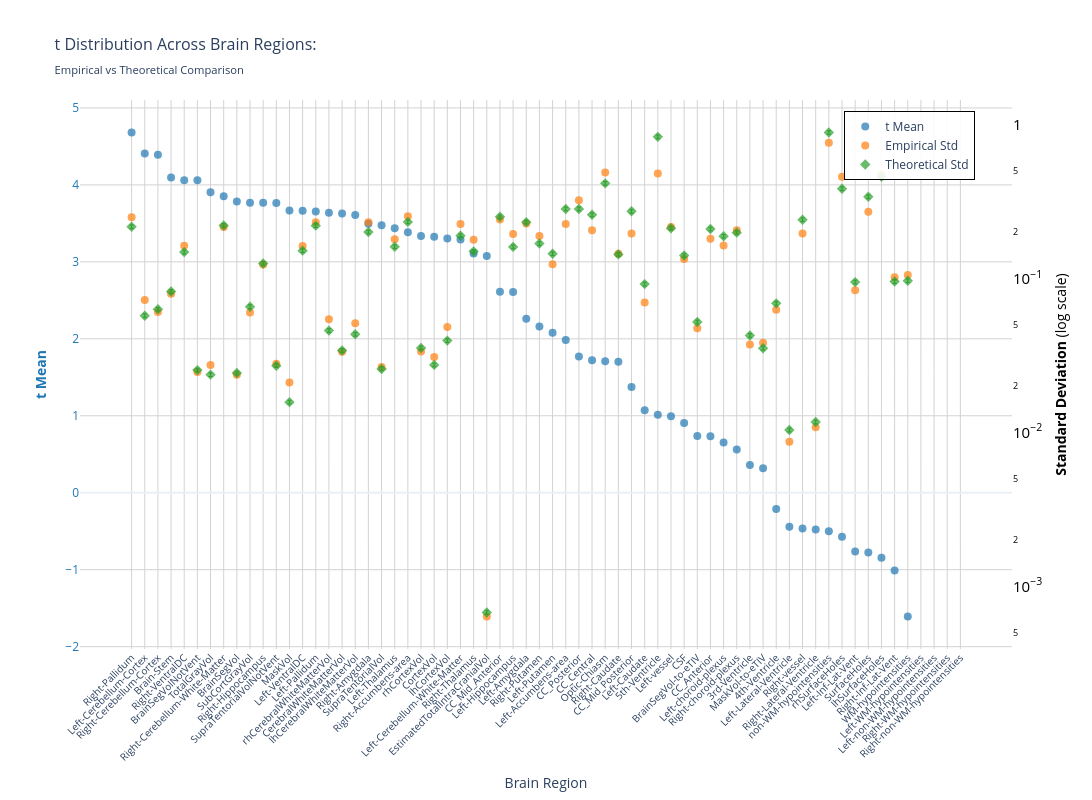
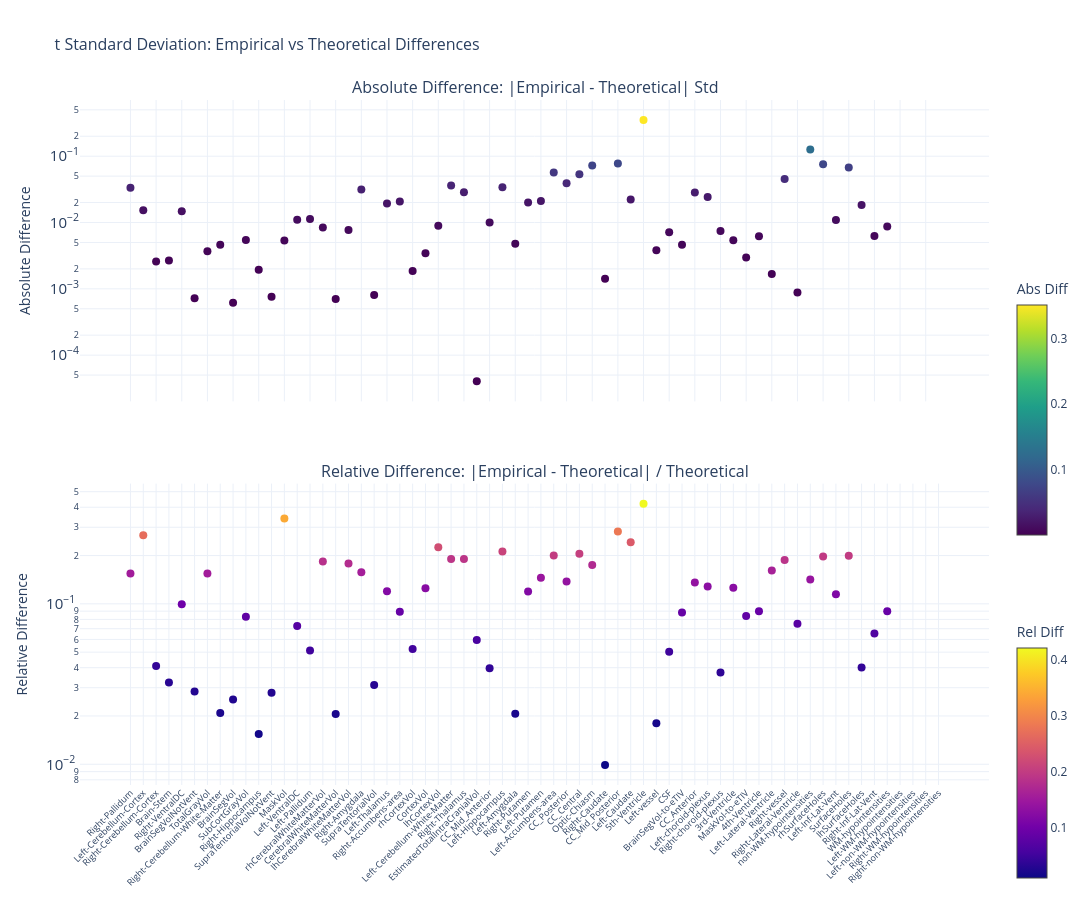

These figures' notebook cell, in order:
### Markdown cell above
### t-statistic

### Code cell
nu_nav = df_npvr[(df_npvr["timepoint"] == "baseline") & (df_npvr["group"] == "HC-PD")]
data_path = stats_dir / f"student_baseline_{METRIC}.parquet"
df, stats = get_test_stats(
    data_path,
    stat_functions_F,
    nu_nav,
    hemisphere=False,
    study="baseline",
    raw_values=True,
)
show_figure(stats, hemisphere=False, stat_name="t", study="baseline", metric=METRIC)

### Figure 1 — Plotly figure (JSON) as saved in the notebook; plotly's stock layout.template omitted (floating-point values rounded to 4 significant figures)
{"data": [{"hovertemplate": "<b>%{x}</b><br>Mean t: %{y:.2f}<br><extra></extra>", "marker": {"color": "#1f77b4", "opacity": 0.7, "size": 8}, "mode": "markers", "name": "t Mean", "type": "scatter", "x": ["Right-Pallidum", "Left-Cerebellum-Cortex", "Right-Cerebellum-Cortex", "Brain-Stem", "Right-VentralDC", "BrainSegVolNotVent", "TotalGrayVol", "Right-Cerebellum-White-Matter", "BrainSegVol", "SubCortGrayVol", "Right-Hippocampus", "SupraTentorialVolNotVent", "MaskVol", "Left-VentralDC", "Left-Pallidum", "rhCerebralWhiteMatterVol", "CerebralWhiteMatterVol", "lhCerebralWhiteMatterVol", "Right-Amygdala", "SupraTentorialVol", "Left-Thalamus", "Right-Accumbens-area", "rhCortexVol", "CortexVol", "lhCortexVol", "Left-Cerebellum-White-Matter", "Right-Thalamus", "EstimatedTotalIntraCranialVol", "CC_Mid_Anterior", "Left-Hippocampus", "Left-Amygdala", "Right-Putamen", "Left-Putamen", "Left-Accumbens-area", "CC_Posterior", "CC_Central", "Optic-Chiasm", "Right-Caudate", "CC_Mid_Posterior", "Left-Caudate", "5th-Ventricle", "Left-vessel", "CSF", "BrainSegVol-to-eTIV", "CC_Anterior", "Left-choroid-plexus", "Right-choroid-plexus", "3rd-Ventricle", "MaskVol-to-eTIV", "4th-Ventricle", "Left-Lateral-Ventricle", "Right-vessel", "Right-Lateral-Ventricle", "non-WM-hypointensities", "rhSurfaceHoles", "Left-Inf-Lat-Vent", "SurfaceHoles", "lhSurfaceHoles", "Right-Inf-Lat-Vent", "WM-hypointensities", "Left-WM-hypointensities", "Left-non-WM-hypointensities", "Right-WM-hypointensities", "Right-non-WM-hypointensities"], "y": [4.682, 4.408, 4.391, 4.098, 4.061, 4.06, 3.904, 3.853, 3.783, 3.768, 3.767, 3.765, 3.666, 3.665, 3.656, 3.637, 3.629, 3.61, 3.495, 3.475, 3.437, 3.385, 3.337, 3.327, 3.302, 3.29, 3.108, 3.076, 2.613, 2.609, 2.262, 2.16, 2.079, 1.986, 1.769, 1.721, 1.709, 1.701, 1.374, 1.073, 1.012, 0.9925, 0.9049, 0.7365, 0.7345, 0.6515, 0.5604, 0.3604, 0.317, -0.2127, -0.4431, -0.4659, -0.4771, -0.4994, -0.5722, -0.764, -0.7766, -0.8459, -1.011, -1.609, NaN, NaN, NaN, NaN], "yaxis": "y"}, {"hovertemplate": "<b>%{x}</b><br>Empirical Std: %{y:.3f}<br><extra></extra>", "marker": {"color": "#ff7f0e", "opacity": 0.7, "size": 8, "symbol": "circle"}, "mode": "markers", "name": "Empirical Std", "type": "scatter", "x": ["Right-Pallidum", "Left-Cerebellum-Cortex", "Right-Cerebellum-Cortex", "Brain-Stem", "Right-VentralDC", "BrainSegVolNotVent", "TotalGrayVol", "Right-Cerebellum-White-Matter", "BrainSegVol", "SubCortGrayVol", "Right-Hippocampus", "SupraTentorialVolNotVent", "MaskVol", "Left-VentralDC", "Left-Pallidum", "rhCerebralWhiteMatterVol", "CerebralWhiteMatterVol", "lhCerebralWhiteMatterVol", "Right-Amygdala", "SupraTentorialVol", "Left-Thalamus", "Right-Accumbens-area", "rhCortexVol", "CortexVol", "lhCortexVol", "Left-Cerebellum-White-Matter", "Right-Thalamus", "EstimatedTotalIntraCranialVol", "CC_Mid_Anterior", "Left-Hippocampus", "Left-Amygdala", "Right-Putamen", "Left-Putamen", "Left-Accumbens-area", "CC_Posterior", "CC_Central", "Optic-Chiasm", "Right-Caudate", "CC_Mid_Posterior", "Left-Caudate", "5th-Ventricle", "Left-vessel", "CSF", "BrainSegVol-to-eTIV", "CC_Anterior", "Left-choroid-plexus", "Right-choroid-plexus", "3rd-Ventricle", "MaskVol-to-eTIV", "4th-Ventricle", "Left-Lateral-Ventricle", "Right-vessel", "Right-Lateral-Ventricle", "non-WM-hypointensities", "rhSurfaceHoles", "Left-Inf-Lat-Vent", "SurfaceHoles", "lhSurfaceHoles", "Right-Inf-Lat-Vent", "WM-hypointensities", "Left-WM-hypointensities", "Left-non-WM-hypointensities", "Right-WM-hypointensities", "Right-non-WM-hypointensities"], "y": [0.2505, 0.07269, 0.06064, 0.07972, 0.1633, 0.02471, 0.02743, 0.2166, 0.02371, 0.06019, 0.1233, 0.02792, 0.0211, 0.1628, 0.2319, 0.05435, 0.03342, 0.0512, 0.2323, 0.02668, 0.1803, 0.2542, 0.03356, 0.03091, 0.04843, 0.2259, 0.1787, 0.0006372, 0.2422, 0.1946, 0.2277, 0.1888, 0.1239, 0.2264, 0.3223, 0.2063, 0.4878, 0.1449, 0.1961, 0.06977, 0.4821, 0.2163, 0.134, 0.04762, 0.1813, 0.164, 0.2062, 0.03732, 0.03825, 0.06279, 0.008701, 0.1959, 0.01082, 0.7633, 0.4587, 0.08396, 0.272, 0.4767, 0.1018, 0.1054, NaN, NaN, NaN, NaN], "yaxis": "y2"}, {"error_y": {"array": [0.00608, 0.001606, 0.001772, 0.002308, 0.004161, 0.0007126, 0.0006655, 0.006198, 0.0006817, 0.001839, 0.00351, 0.0007611, 0.0004412, 0.004252, 0.006182, 0.001287, 0.0009561, 0.001218, 0.005625, 0.0007249, 0.004511, 0.006538, 0.0009921, 0.0007698, 0.001107, 0.005315, 0.004208, 1.898e-05, 0.007066, 0.004499, 0.006513, 0.004727, 0.004062, 0.007931, 0.007937, 0.007271, 0.01164, 0.00402, 0.007661, 0.002579, 0.02333, 0.005952, 0.003952, 0.001463, 0.005878, 0.005271, 0.005569, 0.001196, 0.0009885, 0.001933, 0.0002906, 0.006759, 0.0003278, 0.02492, 0.01074, 0.002658, 0.009516, 0.01284, 0.002679, 0.00271, NaN, NaN, NaN, NaN], "arrayminus": [0.005911, 0.001562, 0.001723, 0.002244, 0.004046, 0.0006929, 0.0006471, 0.006027, 0.0006628, 0.001788, 0.003413, 0.00074, 0.000429, 0.004134, 0.006011, 0.001251, 0.0009296, 0.001184, 0.005469, 0.0007048, 0.004386, 0.006357, 0.0009646, 0.0007485, 0.001077, 0.005168, 0.004091, 1.846e-05, 0.00687, 0.004375, 0.006333, 0.004596, 0.003949, 0.007711, 0.007717, 0.00707, 0.01131, 0.003908, 0.007449, 0.002507, 0.02268, 0.005787, 0.003843, 0.001423, 0.005715, 0.005125, 0.005415, 0.001163, 0.0009611, 0.00188, 0.0002826, 0.006571, 0.0003187, 0.02423, 0.01044, 0.002584, 0.009252, 0.01248, 0.002604, 0.002635, NaN, NaN, NaN, NaN], "color": "#2ca02c", "thickness": 1, "type": "data", "visible": true, "width": 2}, "hovertemplate": "<b>%{x}</b><br>Theoretical Std: %{y:.3f}<br><extra></extra>", "marker": {"color": "#2ca02c", "opacity": 0.7, "size": 8, "symbol": "diamond"}, "mode": "markers", "name": "Theoretical Std", "type": "scatter", "x": ["Right-Pallidum", "Left-Cerebellum-Cortex", "Right-Cerebellum-Cortex", "Brain-Stem", "Right-VentralDC", "BrainSegVolNotVent", "TotalGrayVol", "Right-Cerebellum-White-Matter", "BrainSegVol", "SubCortGrayVol", "Right-Hippocampus", "SupraTentorialVolNotVent", "MaskVol", "Left-VentralDC", "Left-Pallidum", "rhCerebralWhiteMatterVol", "CerebralWhiteMatterVol", "lhCerebralWhiteMatterVol", "Right-Amygdala", "SupraTentorialVol", "Left-Thalamus", "Right-Accumbens-area", "rhCortexVol", "CortexVol", "lhCortexVol", "Left-Cerebellum-White-Matter", "Right-Thalamus", "EstimatedTotalIntraCranialVol", "CC_Mid_Anterior", "Left-Hippocampus", "Left-Amygdala", "Right-Putamen", "Left-Putamen", "Left-Accumbens-area", "CC_Posterior", "CC_Central", "Optic-Chiasm", "Right-Caudate", "CC_Mid_Posterior", "Left-Caudate", "5th-Ventricle", "Left-vessel", "CSF", "BrainSegVol-to-eTIV", "CC_Anterior", "Left-choroid-plexus", "Right-choroid-plexus", "3rd-Ventricle", "MaskVol-to-eTIV", "4th-Ventricle", "Left-Lateral-Ventricle", "Right-vessel", "Right-Lateral-Ventricle", "non-WM-hypointensities", "rhSurfaceHoles", "Left-Inf-Lat-Vent", "SurfaceHoles", "lhSurfaceHoles", "Right-Inf-Lat-Vent", "WM-hypointensities", "Left-WM-hypointensities", "Left-non-WM-hypointensities", "Right-WM-hypointensities", "Right-non-WM-hypointensities"], "y": [0.217, 0.05734, 0.06323, 0.08238, 0.1485, 0.02543, 0.02375, 0.2212, 0.02433, 0.06564, 0.1253, 0.02717, 0.01575, 0.1518, 0.2207, 0.04592, 0.03412, 0.04346, 0.2008, 0.02587, 0.161, 0.2334, 0.03541, 0.02748, 0.03952, 0.1897, 0.1502, 0.0006775, 0.2522, 0.1606, 0.2325, 0.1687, 0.145, 0.2831, 0.2833, 0.2595, 0.4153, 0.1435, 0.2734, 0.09203, 0.8326, 0.2124, 0.1411, 0.05223, 0.2098, 0.1881, 0.1988, 0.0427, 0.03528, 0.069, 0.01037, 0.2412, 0.0117, 0.8895, 0.3832, 0.09487, 0.3396, 0.4583, 0.0956, 0.09673, NaN, NaN, NaN, NaN], "yaxis": "y2"}], "layout": {"height": 800, "hovermode": "x", "legend": {"bgcolor": "rgba(255, 255, 255, 0.9)", "bordercolor": "black", "borderwidth": 1, "font": {"size": 12}, "orientation": "v", "x": 0.82, "y": 0.98}, "title": {"font": {"size": 16}, "text": "t Distribution Across Brain Regions:<br><sub>Empirical vs Theoretical Comparison</sub>"}, "width": 1400, "xaxis": {"gridcolor": "lightgray", "showgrid": true, "tickangle": -45, "tickfont": {"size": 10}, "title": {"text": "Brain Region"}}, "yaxis": {"gridcolor": "lightgray", "showgrid": true, "side": "left", "tickfont": {"color": "#1f77b4"}, "title": {"font": {"color": "#1f77b4"}, "text": "<b>t Mean</b>"}}, "yaxis2": {"exponentformat": "power", "overlaying": "y", "showgrid": false, "side": "right", "tickfont": {"color": "black"}, "title": {"font": {"color": "black"}, "text": "<b>Standard Deviation</b> (log scale)"}, "type": "log"}}}

### Figure 2 — Plotly figure (JSON) as saved in the notebook; plotly's stock layout.template omitted (floating-point values rounded to 4 significant figures)
{"data": [{"hovertemplate": "<b>%{x}</b><br>Abs Diff: %{y:.4f}<br><extra></extra>", "marker": {"color": [0.03352, 0.01535, 0.002587, 0.002662, 0.01474, 0.0007237, 0.003676, 0.004625, 0.0006175, 0.005449, 0.001938, 0.0007573, 0.005355, 0.01102, 0.01127, 0.008433, 0.000701, 0.00774, 0.03159, 0.0008057, 0.01932, 0.02082, 0.001851, 0.003435, 0.008905, 0.03615, 0.02856, 4.026e-05, 0.01001, 0.03398, 0.004792, 0.0201, 0.02104, 0.05669, 0.03899, 0.0532, 0.07245, 0.001421, 0.07732, 0.02226, 0.3505, 0.003832, 0.007101, 0.004611, 0.02846, 0.02414, 0.007422, 0.005378, 0.002967, 0.006204, 0.001672, 0.0453, 0.0008793, 0.1262, 0.07545, 0.0109, 0.06768, 0.01839, 0.006245, 0.008704, NaN, NaN, NaN, NaN], "colorbar": {"len": 0.4, "title": {"text": "Abs Diff"}, "y": 0.75, "yanchor": "top"}, "colorscale": [[0.0, "#440154"], [0.1111, "#482878"], [0.2222, "#3e4989"], [0.3333, "#31688e"], [0.4444, "#26828e"], [0.5556, "#1f9e89"], [0.6667, "#35b779"], [0.7778, "#6ece58"], [0.8889, "#b5de2b"], [1.0, "#fde725"]], "showscale": true, "size": 8}, "mode": "markers", "name": "Absolute", "type": "scatter", "x": ["Right-Pallidum", "Left-Cerebellum-Cortex", "Right-Cerebellum-Cortex", "Brain-Stem", "Right-VentralDC", "BrainSegVolNotVent", "TotalGrayVol", "Right-Cerebellum-White-Matter", "BrainSegVol", "SubCortGrayVol", "Right-Hippocampus", "SupraTentorialVolNotVent", "MaskVol", "Left-VentralDC", "Left-Pallidum", "rhCerebralWhiteMatterVol", "CerebralWhiteMatterVol", "lhCerebralWhiteMatterVol", "Right-Amygdala", "SupraTentorialVol", "Left-Thalamus", "Right-Accumbens-area", "rhCortexVol", "CortexVol", "lhCortexVol", "Left-Cerebellum-White-Matter", "Right-Thalamus", "EstimatedTotalIntraCranialVol", "CC_Mid_Anterior", "Left-Hippocampus", "Left-Amygdala", "Right-Putamen", "Left-Putamen", "Left-Accumbens-area", "CC_Posterior", "CC_Central", "Optic-Chiasm", "Right-Caudate", "CC_Mid_Posterior", "Left-Caudate", "5th-Ventricle", "Left-vessel", "CSF", "BrainSegVol-to-eTIV", "CC_Anterior", "Left-choroid-plexus", "Right-choroid-plexus", "3rd-Ventricle", "MaskVol-to-eTIV", "4th-Ventricle", "Left-Lateral-Ventricle", "Right-vessel", "Right-Lateral-Ventricle", "non-WM-hypointensities", "rhSurfaceHoles", "Left-Inf-Lat-Vent", "SurfaceHoles", "lhSurfaceHoles", "Right-Inf-Lat-Vent", "WM-hypointensities", "Left-WM-hypointensities", "Left-non-WM-hypointensities", "Right-WM-hypointensities", "Right-non-WM-hypointensities"], "xaxis": "x", "y": [0.03352, 0.01535, 0.002587, 0.002662, 0.01474, 0.0007237, 0.003676, 0.004625, 0.0006175, 0.005449, 0.001938, 0.0007573, 0.005355, 0.01102, 0.01127, 0.008433, 0.000701, 0.00774, 0.03159, 0.0008057, 0.01932, 0.02082, 0.001851, 0.003435, 0.008905, 0.03615, 0.02856, 4.026e-05, 0.01001, 0.03398, 0.004792, 0.0201, 0.02104, 0.05669, 0.03899, 0.0532, 0.07245, 0.001421, 0.07732, 0.02226, 0.3505, 0.003832, 0.007101, 0.004611, 0.02846, 0.02414, 0.007422, 0.005378, 0.002967, 0.006204, 0.001672, 0.0453, 0.0008793, 0.1262, 0.07545, 0.0109, 0.06768, 0.01839, 0.006245, 0.008704, NaN, NaN, NaN, NaN], "yaxis": "y"}, {"hovertemplate": "<b>%{x}</b><br>Rel Diff: %{y:.2%}<br><extra></extra>", "marker": {"color": [0.1545, 0.2677, 0.04091, 0.03231, 0.09926, 0.02845, 0.1548, 0.0209, 0.02538, 0.08301, 0.01547, 0.02788, 0.34, 0.07264, 0.0511, 0.1836, 0.02054, 0.1781, 0.1574, 0.03114, 0.12, 0.08923, 0.05228, 0.125, 0.2253, 0.1906, 0.1902, 0.05943, 0.0397, 0.2116, 0.02061, 0.1192, 0.1451, 0.2003, 0.1376, 0.205, 0.1744, 0.009906, 0.2828, 0.2419, 0.421, 0.01804, 0.05034, 0.08828, 0.1357, 0.1283, 0.03734, 0.1259, 0.0841, 0.08992, 0.1612, 0.1878, 0.07516, 0.1418, 0.1969, 0.1149, 0.1993, 0.04013, 0.06532, 0.08998, NaN, NaN, NaN, NaN], "colorbar": {"len": 0.4, "title": {"text": "Rel Diff"}, "y": 0.25, "yanchor": "top"}, "colorscale": [[0.0, "#0d0887"], [0.1111, "#46039f"], [0.2222, "#7201a8"], [0.3333, "#9c179e"], [0.4444, "#bd3786"], [0.5556, "#d8576b"], [0.6667, "#ed7953"], [0.7778, "#fb9f3a"], [0.8889, "#fdca26"], [1.0, "#f0f921"]], "showscale": true, "size": 8}, "mode": "markers", "name": "Relative", "type": "scatter", "x": ["Right-Pallidum", "Left-Cerebellum-Cortex", "Right-Cerebellum-Cortex", "Brain-Stem", "Right-VentralDC", "BrainSegVolNotVent", "TotalGrayVol", "Right-Cerebellum-White-Matter", "BrainSegVol", "SubCortGrayVol", "Right-Hippocampus", "SupraTentorialVolNotVent", "MaskVol", "Left-VentralDC", "Left-Pallidum", "rhCerebralWhiteMatterVol", "CerebralWhiteMatterVol", "lhCerebralWhiteMatterVol", "Right-Amygdala", "SupraTentorialVol", "Left-Thalamus", "Right-Accumbens-area", "rhCortexVol", "CortexVol", "lhCortexVol", "Left-Cerebellum-White-Matter", "Right-Thalamus", "EstimatedTotalIntraCranialVol", "CC_Mid_Anterior", "Left-Hippocampus", "Left-Amygdala", "Right-Putamen", "Left-Putamen", "Left-Accumbens-area", "CC_Posterior", "CC_Central", "Optic-Chiasm", "Right-Caudate", "CC_Mid_Posterior", "Left-Caudate", "5th-Ventricle", "Left-vessel", "CSF", "BrainSegVol-to-eTIV", "CC_Anterior", "Left-choroid-plexus", "Right-choroid-plexus", "3rd-Ventricle", "MaskVol-to-eTIV", "4th-Ventricle", "Left-Lateral-Ventricle", "Right-vessel", "Right-Lateral-Ventricle", "non-WM-hypointensities", "rhSurfaceHoles", "Left-Inf-Lat-Vent", "SurfaceHoles", "lhSurfaceHoles", "Right-Inf-Lat-Vent", "WM-hypointensities", "Left-WM-hypointensities", "Left-non-WM-hypointensities", "Right-WM-hypointensities", "Right-non-WM-hypointensities"], "xaxis": "x2", "y": [0.1545, 0.2677, 0.04091, 0.03231, 0.09926, 0.02845, 0.1548, 0.0209, 0.02538, 0.08301, 0.01547, 0.02788, 0.34, 0.07264, 0.0511, 0.1836, 0.02054, 0.1781, 0.1574, 0.03114, 0.12, 0.08923, 0.05228, 0.125, 0.2253, 0.1906, 0.1902, 0.05943, 0.0397, 0.2116, 0.02061, 0.1192, 0.1451, 0.2003, 0.1376, 0.205, 0.1744, 0.009906, 0.2828, 0.2419, 0.421, 0.01804, 0.05034, 0.08828, 0.1357, 0.1283, 0.03734, 0.1259, 0.0841, 0.08992, 0.1612, 0.1878, 0.07516, 0.1418, 0.1969, 0.1149, 0.1993, 0.04013, 0.06532, 0.08998, NaN, NaN, NaN, NaN], "yaxis": "y2"}], "layout": {"annotations": [{"font": {"size": 16}, "showarrow": false, "text": "Absolute Difference: |Empirical - Theoretical| Std", "x": 0.5, "xanchor": "center", "xref": "paper", "y": 1.0, "yanchor": "bottom", "yref": "paper"}, {"font": {"size": 16}, "showarrow": false, "text": "Relative Difference: |Empirical - Theoretical| / Theoretical", "x": 0.5, "xanchor": "center", "xref": "paper", "y": 0.44, "yanchor": "bottom", "yref": "paper"}], "height": 900, "hovermode": "x unified", "showlegend": false, "title": {"font": {"size": 16}, "text": "t Standard Deviation: Empirical vs Theoretical Differences"}, "width": 1400, "xaxis": {"anchor": "y", "domain": [0.0, 1.0], "showticklabels": false}, "xaxis2": {"anchor": "y2", "domain": [0.0, 1.0], "tickangle": -45, "tickfont": {"size": 9}}, "yaxis": {"anchor": "x", "domain": [0.56, 1.0], "exponentformat": "power", "title": {"text": "Absolute Difference"}, "type": "log"}, "yaxis2": {"anchor": "x2", "domain": [0.0, 0.44], "exponentformat": "power", "title": {"text": "Relative Difference"}, "type": "log"}}}
